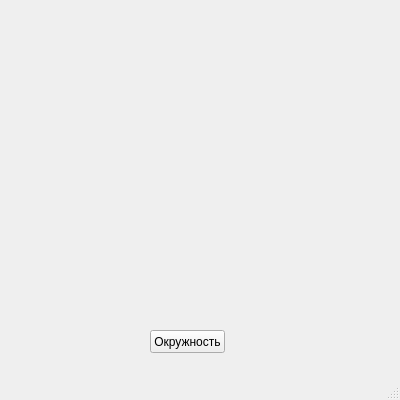
<?xml version="1.0" encoding="UTF-8"?>
<ui version="4.0">
 <class>MainWindow</class>
 <widget class="QMainWindow" name="MainWindow">
  <property name="geometry">
   <rect>
    <x>0</x>
    <y>0</y>
    <width>400</width>
    <height>400</height>
   </rect>
  </property>
  <property name="sizePolicy">
   <sizepolicy hsizetype="Preferred" vsizetype="Minimum">
    <horstretch>0</horstretch>
    <verstretch>7</verstretch>
   </sizepolicy>
  </property>
  <property name="minimumSize">
   <size>
    <width>2</width>
    <height>13</height>
   </size>
  </property>
  <property name="sizeIncrement">
   <size>
    <width>5</width>
    <height>6</height>
   </size>
  </property>
  <property name="contextMenuPolicy">
   <enum>Qt::CustomContextMenu</enum>
  </property>
  <property name="windowTitle">
   <string>Желтые окружности</string>
  </property>
  <property name="windowOpacity">
   <double>10.000000000000000</double>
  </property>
  <widget class="QWidget" name="centralwidget">
   <widget class="QPushButton" name="pushButton">
    <property name="geometry">
     <rect>
      <x>150</x>
      <y>330</y>
      <width>75</width>
      <height>23</height>
     </rect>
    </property>
    <property name="text">
     <string>Окружность</string>
    </property>
   </widget>
  </widget>
  <widget class="QMenuBar" name="menubar">
   <property name="geometry">
    <rect>
     <x>0</x>
     <y>0</y>
     <width>400</width>
     <height>21</height>
    </rect>
   </property>
  </widget>
  <widget class="QStatusBar" name="statusbar"/>
 </widget>
 <resources/>
 <connections/>
</ui>
